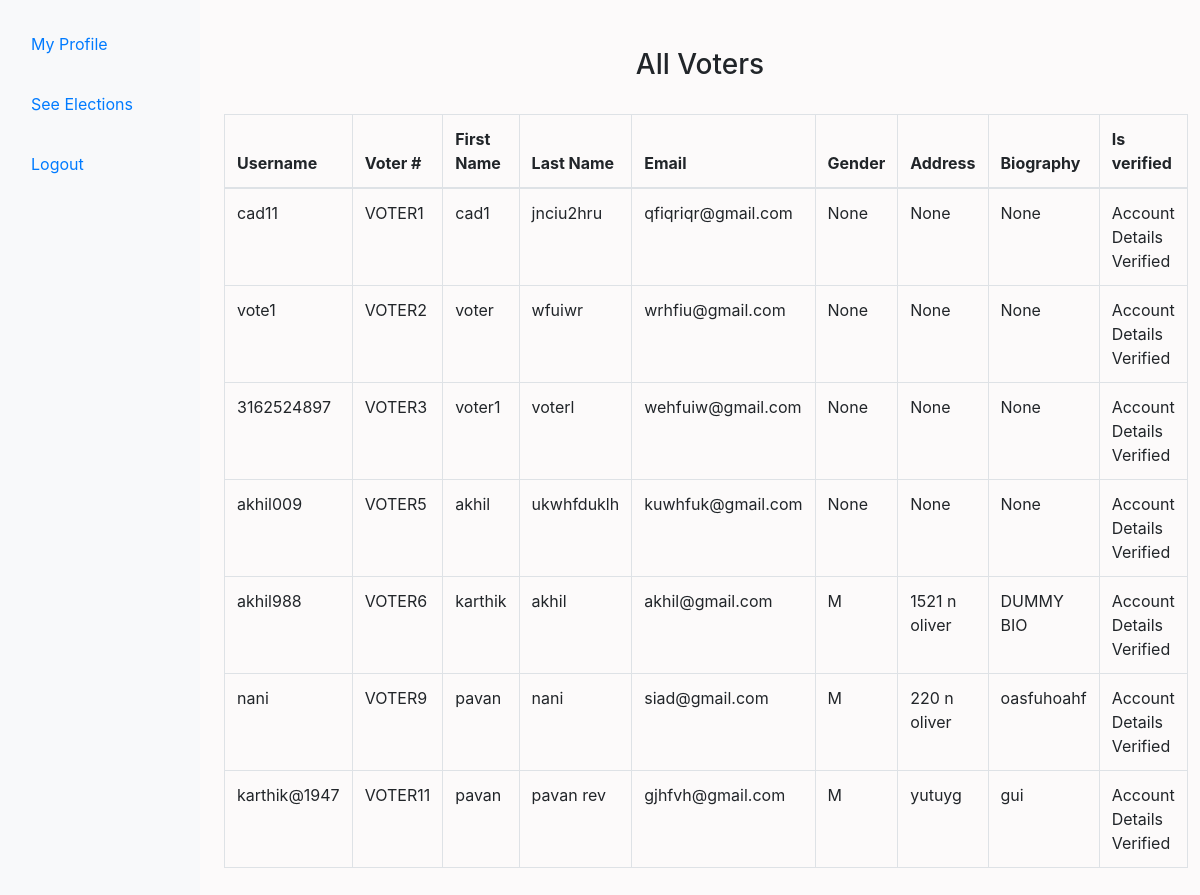
The page /all/voters/ on the database its author committed.
### election/models.py (models this page shows, shortened)
class UserProfile(models.Model):
    account = models.OneToOneField(ElectionUser, on_delete=models.CASCADE, related_name='profile')
    dob = models.DateField(null=True, blank=True, help_text='Date of birth.')
    gender = models.CharField(max_length=1, choices=GENDER_CHOICES, null=True, help_text='Gender of the person.')
    residence = models.TextField(null=True, blank=True, help_text='Residential address.')
    party = models.CharField(max_length=50, choices=POLITICAL_PARTY_CHOICES, null=True, blank=True, help_text='Political party affiliation.')
    id_document = models.ImageField(
        upload_to='user_docs',
        validators=[FileExtensionValidator(['jpg', 'jpeg', 'png'])],
        null=True,
        blank=True,
        help_text='Identity document image.'
    )
    biography = models.TextField(null=True, blank=True, help_text='Biographical information for the candidate.')
    is_validated = models.BooleanField(default=False, help_text='Flag to indicate if the profile has been verified.')
    faulty_account = models.BooleanField(default=False, help_text='Flag to indicate if the account has inconsistencies.')
    candidate_unique_id = models.CharField(max_length=30,null=True)
    voter_unique_id = models.CharField(max_length=30,null=True)

class ElectionUser(AbstractUser):
    is_candidate = models.BooleanField(default=False)
    is_voter = models.BooleanField(default=False)
    phone = models.CharField(max_length=10, blank=True, null=True, help_text='Contact phone number of the user.')
    registration_date = models.DateTimeField(auto_now_add=True, help_text='Timestamp when the user was registered.')
    updated_date = models.DateTimeField(auto_now=True, help_text='Timestamp when the user profile was last updated.')
    dob = models.DateField(null=True, blank=True, help_text='Date of birth.')
    groups = models.ManyToManyField(
        'auth.Group',
        verbose_name='groups',
        blank=True,
        help_text='The groups this user belongs to. A user will get all permissions granted to each of their groups.',
        related_name="electionuser_groups",
        related_query_name="user",
    )
    user_permissions = models.ManyToManyField(
        'auth.Permission',
        verbose_name='user permissions',
        blank=True,
        help_text='Specific permissions for this user.',
        related_name="electionuser_user_permissions",
        related_query_name="user",
    )

### election/views.py (the view)
# urls.py: path('all/voters/',views.get_all_voters_info,name='all_voters'),
def get_all_voters_info(request):
    voters = UserProfile.objects.filter(account__is_voter=True)
    return render(request,'voters_info.html',{'voters':voters})

### election/templates/voters_info.html (shortened to what this page needs)
<!DOCTYPE html>
<html lang="en">
<head>
    <link rel="stylesheet" href="https://stackpath.bootstrapcdn.com/bootstrap/4.5.2/css/bootstrap.min.css">
    <link rel="stylesheet" href="https://stackpath.bootstrapcdn.com/bootstrap/4.5.2/css/bootstrap-theme.min.css">
</head>
<body>
    <div class="container-fluid">
        <div class="row">
            <nav class="col-md-2 d-none d-md-block bg-light sidebar">
                <div class="sidebar-sticky" style="height:1000px;">
                    <br>
                    <ul class="nav flex-column">
                        {% if request.user.is_voter %}
                            <li class="nav-item">
                                <a class="nav-link active" href="/member/voter/home/">My Profile</a>
                            </li>
                        {% elif request.user.is_candidate %}
                        <li class="nav-item">
                                <a class="nav-link active" href="/member/candidate/home/">My Profile</a>
                            </li>
                        {% else %}
                        <li class="nav-item">
                                <a class="nav-link active" href="/member/admin/home/">My Profile</a>
                            </li>
                        {% endif %}
                        <li class="nav-item">
                            <a class="nav-link" href="/show/elections/">See Elections</a>
                        </li>
                         <li class="nav-item">
                            <a class="nav-link" href="/logout/">Logout</a>
                        </li>
                    </ul>
                </div>
            </nav>
            <main role="main" class="col-md-9 ml-sm-auto col-lg-10 px-md-4" style="background-color:rgb(252,250,250);">
                <br><br>
                <h3 class="text-center" >All Voters</h3>
                <br>
                {% if voters %}
                    <table class="table table-bordered">
                    <thead>
                    <tr>
                        <th>Username</th>
                        <th>Voter #</th>
                        <th>First Name</th>
                        <th>Last Name</th>
                        <th>Email</th>
                        <th>Gender</th>
                        <th>Address</th>
                        <th>Biography</th>
                        <th>Is verified</th>
                    </tr>
                    </thead>
                    <tbody>
                    {% for voter in voters %}
                    <tr>
                        <td>{{voter.account.username}}</td>
                        <td>{{voter.voter_unique_id}}</td>
                        <td>{{voter.account.first_name}}</td>
                        <td>{{voter.account.last_name}}</td>
                        <td>{{voter.account.email}}</td>
                        <td>{{voter.gender}}</td>
                        <td>{{voter.residence}}</td>
                        <td>{{voter.biography}}</td>
                        <td>
                            {% if request.user.is_superuser %}
                                {% if voter.is_validated %}
                                     Verified
                                {% else %}
                                    <a href="/verify/voter/{{voter.pk}}/">Verify Voter</a>
                                {% endif %}
                            {% elif request.user.is_candidate %}
                                {% if voter.is_validated %}
                                     Account Details Verified
                                {% else %}
                                    Awaiting for verification
                                {% endif %}
                            {% else %}
                                 {% if voter.is_validated %}
                                     Account Details Verified
                                {% else %}
                                    Awaiting for verification
                                {% endif %}
                            {% endif %}
                        </td>
                    </tr>
                    {% endfor %}
                    </tbody>
                </table>
                {% else %}
                    <p class="text-center">
                        No voter information found in the system.
                    </p>
                {% endif %}
            </main>
        </div>
    </div>
</body>
</html>

### election/templates/voters_info.html (style rules this page uses)
.nav-item { padding-bottom:20px; }

### rows shown on the page
UserProfile: account.username "cad11", voter_unique_id "VOTER1", account.first_name "cad1", account.last_name "jnciu2hru", account.email "qfiqriqr@gmail.com", gender "None", residence "None", biography "None", is_validated "Account Details Verified"
UserProfile: account.username "vote1", voter_unique_id "VOTER2", account.first_name "voter", account.last_name "wfuiwr", account.email "wrhfiu@gmail.com", gender "None", residence "None", biography "None", is_validated "Account Details Verified"
UserProfile: account.username "3162524897", voter_unique_id "VOTER3", account.first_name "voter1", account.last_name "voterl", account.email "wehfuiw@gmail.com", gender "None", residence "None", biography "None", is_validated "Account Details Verified"
UserProfile: account.username "akhil009", voter_unique_id "VOTER5", account.first_name "akhil", account.last_name "ukwhfduklh", account.email "kuwhfuk@gmail.com", gender "None", residence "None", biography "None", is_validated "Account Details Verified"
UserProfile: account.username "akhil988", voter_unique_id "VOTER6", account.first_name "karthik", account.last_name "akhil", account.email "akhil@gmail.com", gender "M", residence "1521 n oliver", biography "DUMMY BIO", is_validated "Account Details Verified"
UserProfile: account.username "nani", voter_unique_id "VOTER9", account.first_name "pavan", account.last_name "nani", account.email "siad@gmail.com", gender "M", residence "220 n oliver", biography "oasfuhoahf", is_validated "Account Details Verified"
UserProfile: account.username "karthik@1947", voter_unique_id "VOTER11", account.first_name "pavan", account.last_name "pavan rev", account.email "gjhfvh@gmail.com", gender "M", residence "yutuyg", biography "gui", is_validated "Account Details Verified"
